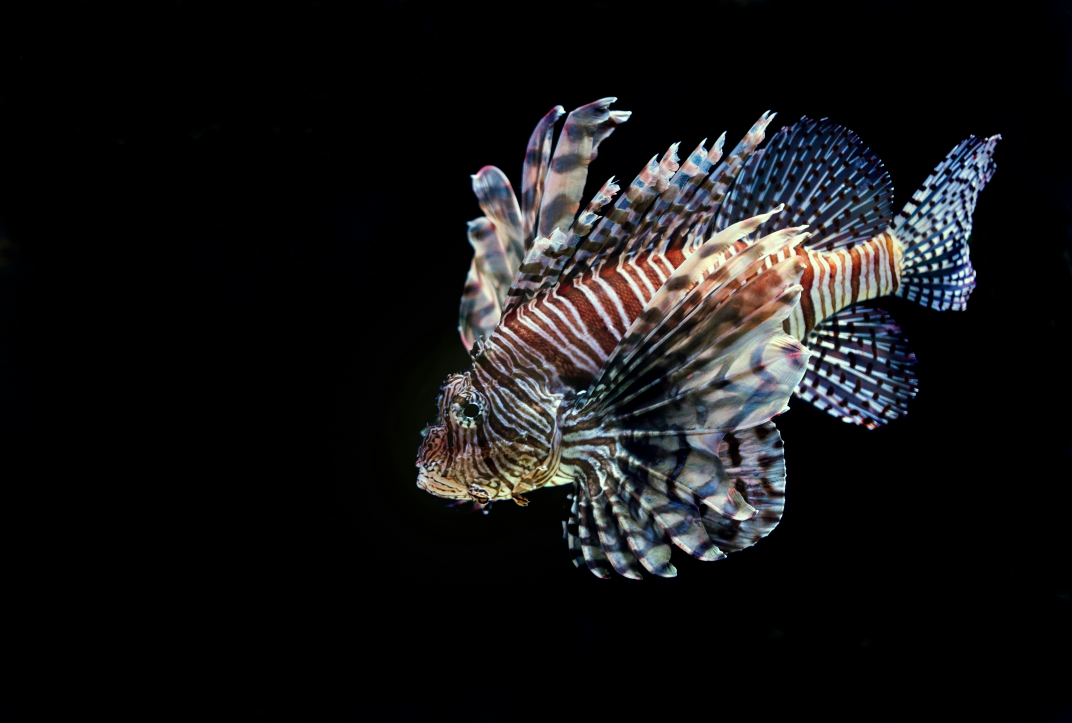
#> input picture david-clode-gULJzSnDuZU-unsplash.jpg, 5360 x 3612 px, given in place of ., which was not available (shown at 1/5 size)
$ python -i image_service.py   (imports and definitions only)
#> lines starting #> are read from the running program, lines starting #| are printed output that depends on the picture; pictures that were not available may be replaced by others from this repository, and a replacement may not be noted
from __future__ import annotations

from dataclasses import dataclass
from pathlib import Path
from tempfile import TemporaryDirectory
from typing import Callable

from config import (
    DPI,
    IMAGE_QUALITY,
    SUPPORTED_FORMATS,
    TARGET_HEIGHT_CM,
    TARGET_WIDTH_CM,
)


ProgressCallback = Callable[[str, int], None]


@dataclass(slots=True)
class PreparedImages:
    directory: TemporaryDirectory[str]
    image_paths: list[Path]

    def cleanup(self) -> None:
        self.directory.cleanup()


class ImageService:
    def is_supported_image(self, path: str | Path) -> bool:
        return Path(path).suffix.lower() in SUPPORTED_FORMATS

    def filter_supported(self, files: list[str]) -> list[Path]:
        return [Path(file) for file in files if self.is_supported_image(file)]

    def prepare_images(
        self, image_paths: list[Path], progress: ProgressCallback | None = None
    ) -> PreparedImages:
#> called with image_paths = '../david-clode-gULJzSnDuZU-unsplash.jpg'
        if not image_paths:
            raise ValueError("请选择至少一张图片")

        from PIL import Image

        temp_dir = TemporaryDirectory(prefix="pgt-images-")
        output_dir = Path(temp_dir.name)
        prepared_paths: list[Path] = []

        pixels_per_cm = DPI / 2.54
        target_width = int(TARGET_WIDTH_CM * pixels_per_cm)
        target_height = int(TARGET_HEIGHT_CM * pixels_per_cm)
        target_ratio = target_width / target_height
        total = len(image_paths)

        for index, image_path in enumerate(image_paths, start=1):
            if progress:
                progress(f"正在处理图片 {index}/{total}", self._progress(index - 1, total))

            try:
                with Image.open(image_path) as original:
#> original is the input picture: PIL image 5360x3612 RGB; mean R, G, B 21.9, 21.5, 22.3
                    image = original.copy()
            except Exception as exc:
                raise ValueError(f"无法打开图片文件：{image_path.name}，原因：{exc}") from exc

            try:
                image = self._normalize_mode(image)
                image = self._crop_to_ratio(image, target_ratio)
                image = image.resize((target_width, target_height), Image.Resampling.LANCZOS)

                output_path = output_dir / f"image_{index:02d}.jpg"
                image.save(
                    output_path,
                    format="JPEG",
                    quality=IMAGE_QUALITY,
                    optimize=True,
                    dpi=(DPI, DPI),
                )
                prepared_paths.append(output_path)
            except Exception as exc:
                temp_dir.cleanup()
                raise ValueError(f"处理图片失败：{image_path.name}，原因：{exc}") from exc
            finally:
                image.close()

            if progress:
                progress(f"已完成图片 {index}/{total}", self._progress(index, total))

        return PreparedImages(directory=temp_dir, image_paths=prepared_paths)

    def _normalize_mode(self, image):
        if image.mode in {"RGBA", "P", "LA"}:
            return image.convert("RGB")
        if image.mode != "RGB":
            return image.convert("RGB")
        return image

    def _crop_to_ratio(self, image, target_ratio: float):
#> called with target_ratio = 1.33
        width, height = image.size
#> width = 5360; height = 3612
        if width <= 0 or height <= 0:
            raise ValueError("图片尺寸无效")

        current_ratio = width / height
#> current_ratio = 1.48
        if current_ratio > target_ratio:
            new_width = int(height * target_ratio)
#> new_width = 4816
            left = (width - new_width) // 2
#> left = 272
            return image.crop((left, 0, left + new_width, height))
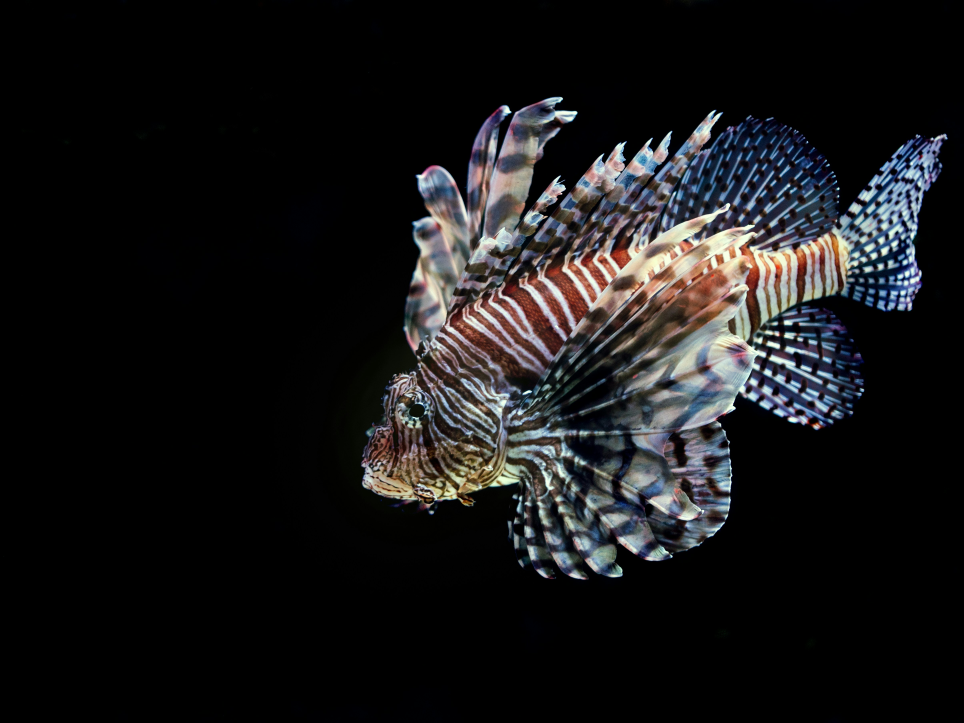
#> returned value: PIL image 4816x3612 RGB (shown at 1/5 size); mean R, G, B 24.3, 23.9, 24.8
        if current_ratio < target_ratio:
            new_height = int(width / target_ratio)
            top = (height - new_height) // 2
            return image.crop((0, top, width, top + new_height))
        return image

    def _progress(self, completed: int, total: int) -> int:
        if total <= 0:
            return 0
        return int(completed / total * 60)

>>> result = ImageService().prepare_images('../david-clode-gULJzSnDuZU-unsplash.jpg')
#> in prepare_images, `image = image.resize((target_width, target_height), Image.Resampling.L..`:
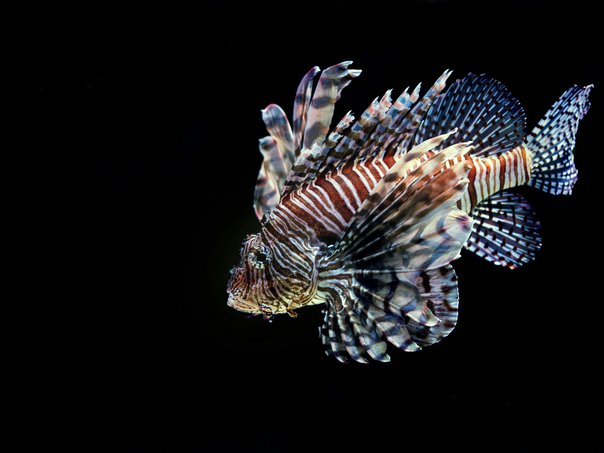
#> image: PIL image 604x453 RGB; mean R, G, B 24.4, 23.9, 24.8
#> pass 3 of the loop in prepare_images, `for index, image_path in enumerate(image_paths, start=1):`:
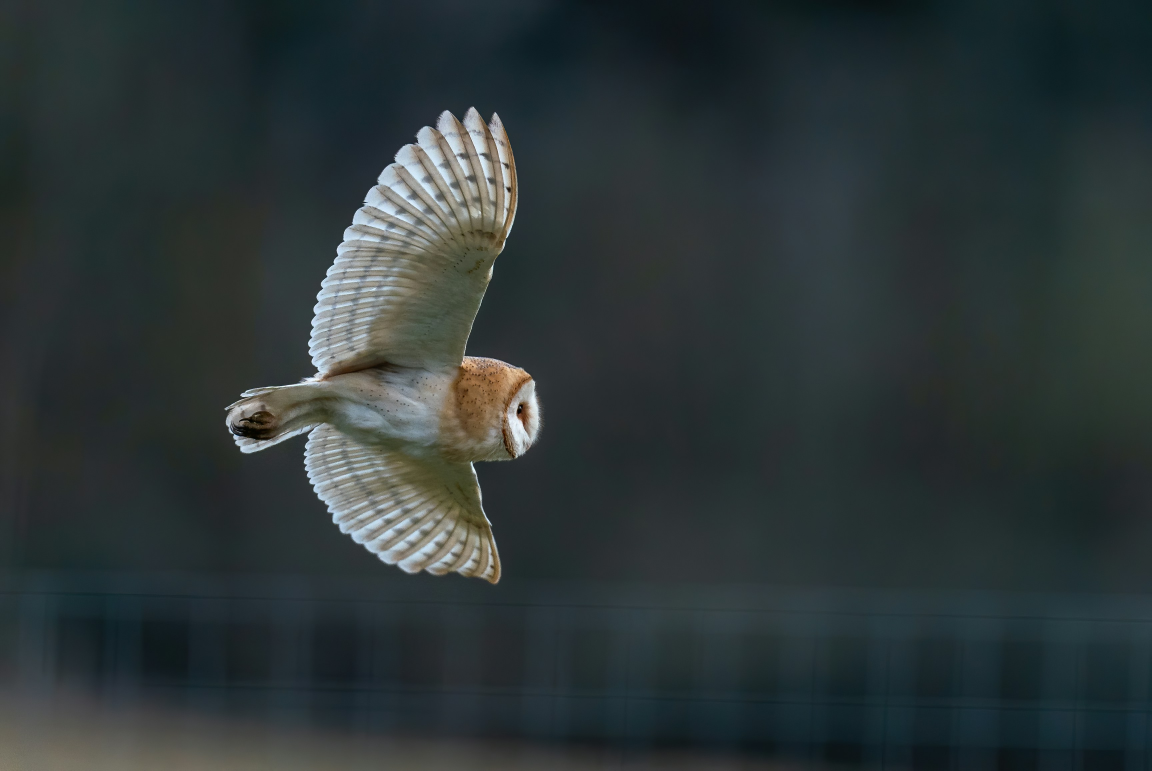
#> input picture bob-brewer-d01jkuzFxAY-unsplash.jpg, 3454 x 2312 px, given in place of , which was not available (shown at 1/3 size)
#> in prepare_images, original is the input picture: PIL image 3454x2312 RGB; mean R, G, B 45, 54.6, 55.5
#> in _crop_to_ratio (call 3), `return image.crop((left, 0, left + new_width, height))`:
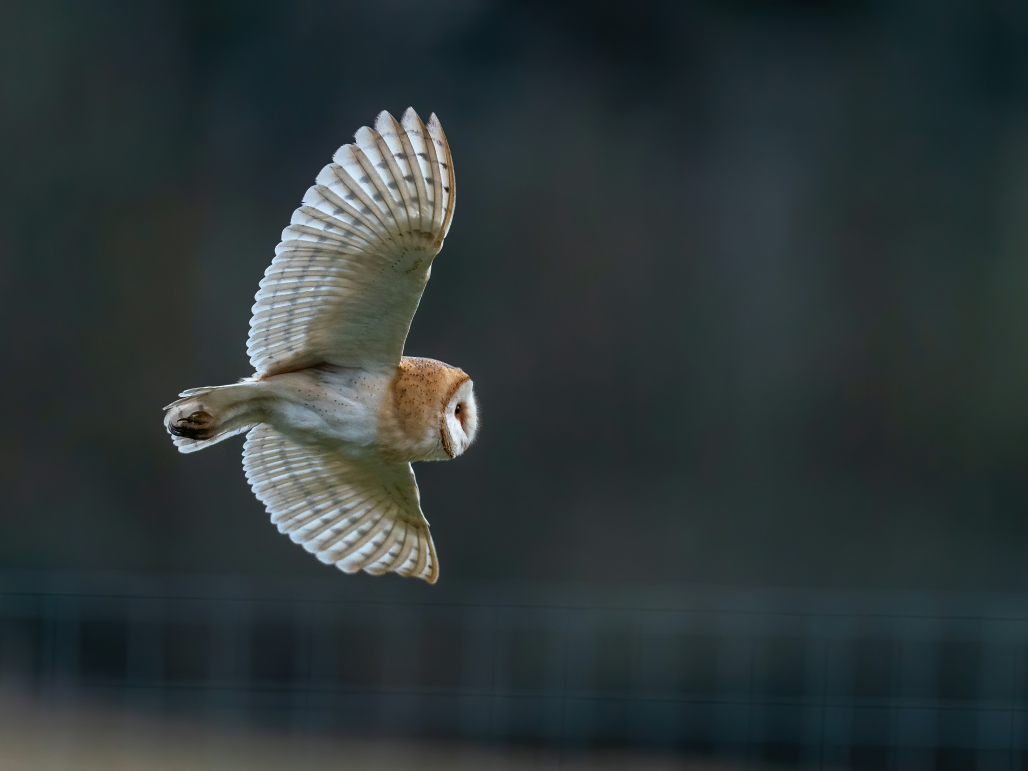
#> returned value: PIL image 3082x2312 RGB (shown at 1/3 size); mean R, G, B 45.6, 55, 56.1
#> in prepare_images, `image = image.resize((target_width, target_height), Image.Resampling.L..`:
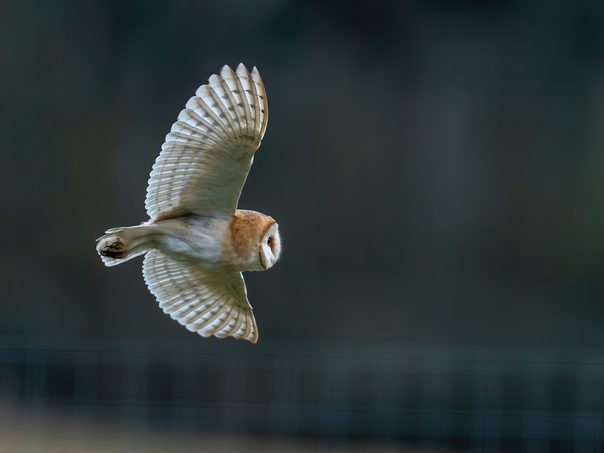
#> image: PIL image 604x453 RGB; mean R, G, B 45.6, 55, 56.1
#> the loop made 5 passes; the first 3 are shown
#> (the run stopped early here; a loop or call above may not have finished)
